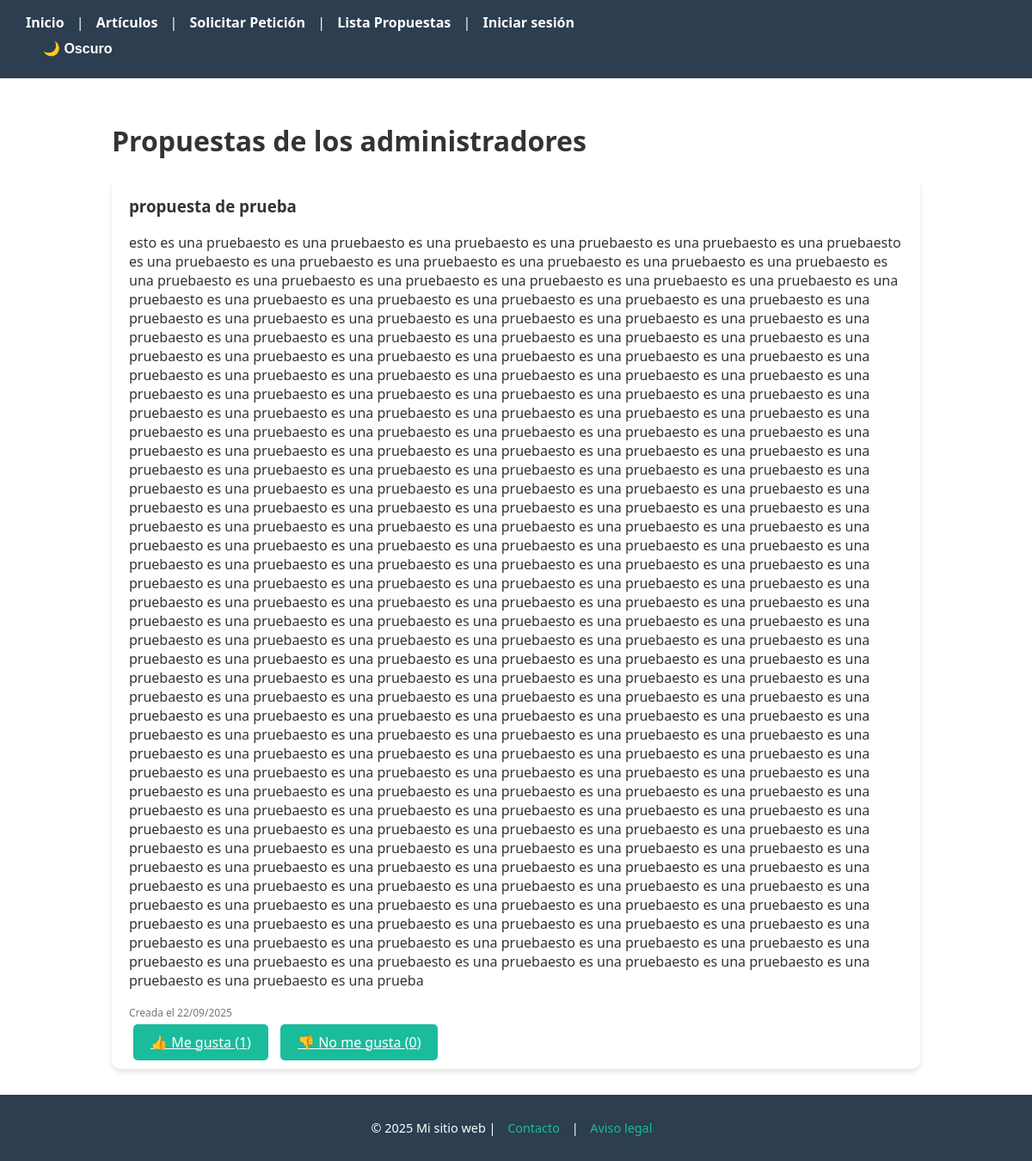
Before: /propuestas/ with the older database file.
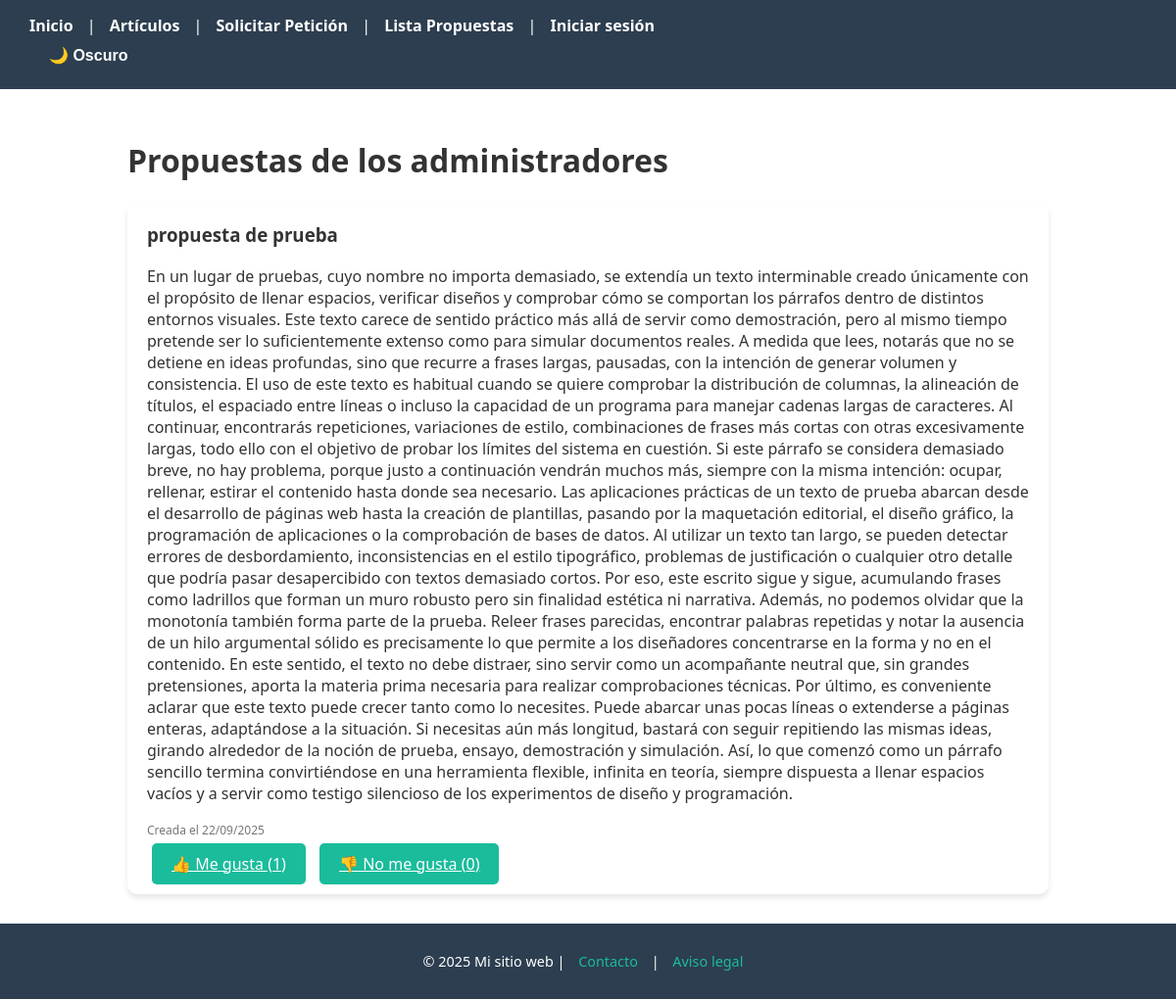
After: the same page with the newer database file.
### blog/models.py (models this page shows, shortened)
class Propuesta(models.Model):
    titulo = models.CharField(max_length=200)
    descripcion = models.TextField()
    fecha_creacion = models.DateTimeField(auto_now_add=True)
    def votos_positivos(self):
        return self.votos.filter(valor=True).count()
    def votos_negativos(self):
        return self.votos.filter(valor=False).count()

### blog/views.py (the view)
# urls.py: path("propuestas/", views.lista_propuestas, name="lista_propuestas"),
def lista_propuestas(request):
    propuestas = Propuesta.objects.all()
    return render(request, "blog/propuestas.html", {"propuestas": propuestas})

### blog/templates/blog/propuestas.html (shortened to what this page needs)
{% extends "base.html" %}
{% block content %}
<h1 class="mb-4">Propuestas de los administradores</h1>
<div class="propuestas-container">
{% for propuesta in propuestas %}
    <div class="propuesta-card">
        <h3>{{ propuesta.titulo }}</h3>
        <p>{{ propuesta.descripcion }}</p>
        <p class="fecha"><small>Creada el {{ propuesta.fecha_creacion|date:"d/m/Y" }}</small></p>
        <div class="acciones">
            <a href="{% url 'votar' propuesta.id 1 %}" class="btn btn-success">👍 Me gusta ({{ propuesta.votos_positivos }})</a>
            <a href="{% url 'votar' propuesta.id 0 %}" class="btn btn-danger">👎 No me gusta ({{ propuesta.votos_negativos }})</a>
        </div>
    </div>
{% empty %}
    <p>No hay propuestas todavía.</p>
{% endfor %}
</div>
{% endblock %}

Changed rows visible on the page:
changed Propuesta "propuesta de prueba": descripcion "esto es una pruebaesto es una pruebaesto es una pruebaesto es una pruebaesto es una pruebaesto es una pruebaesto es una pruebaesto es una pruebaesto es una pruebaesto es una pruebaesto es una pruebaesto es una pruebaesto es una pruebaesto es una pruebaesto es una pruebaesto es una pruebaesto es una pruebaesto es una pruebaesto es una pruebaesto es una pruebaesto es una pruebaesto es una pruebaesto es una pruebaesto es una pruebaesto es una pruebaesto es una pruebaesto es una pruebaesto es una pruebaesto es una pruebaesto es una pruebaesto es una pruebaesto es una pruebaesto es una pruebaesto es una pruebaesto es una pruebaesto es una pruebaesto es una pruebaesto es una pruebaesto es una…" → "En un lugar de pruebas, cuyo nombre no importa demasiado, se extendía un texto interminable creado únicamente con el propósito de llenar espacios, verificar diseños y comprobar cómo se comportan los párrafos dentro de distintos entornos visuales. Este texto carece de sentido práctico más allá de servir como demostración, pero al mismo tiempo pretende ser lo suficientemente extenso como para simular documentos reales. A medida que lees, notarás que no se detiene en ideas profundas, sino que recurre a frases largas, pausadas, con la intención de generar volumen y consistencia. El uso de este texto es habitual cuando se quiere comprobar la distribución de columnas, la alineación de títulos, el…"
